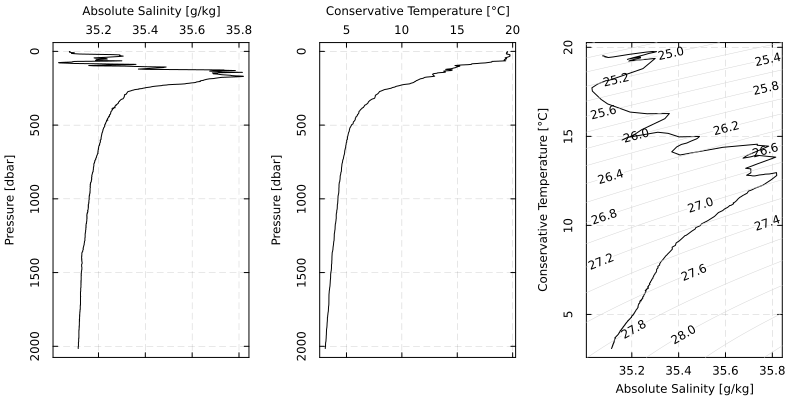

Source code (Julia):
# Read a built-in Argo file, and plot some hydrographic diagrams
# %%
using OceanAnalysis, Plots, Measures
filename = joinpath(dirname(dirname(pathof(OceanAnalysis))), "data",
    "D4902911_095.nc")
# %%
ctd = read_argo(filename, debug=1)
# %%
p1 = plot_profile(ctd, "SA", debug=1)
p2 = plot_profile(ctd, "CT", debug=1)
p3 = plot_TS(ctd, debug=1)
plot(p1, p2, p3, layout=(1, 3), size=(800, 400), margin=0.25cm)
savefig("argo_example.png")
